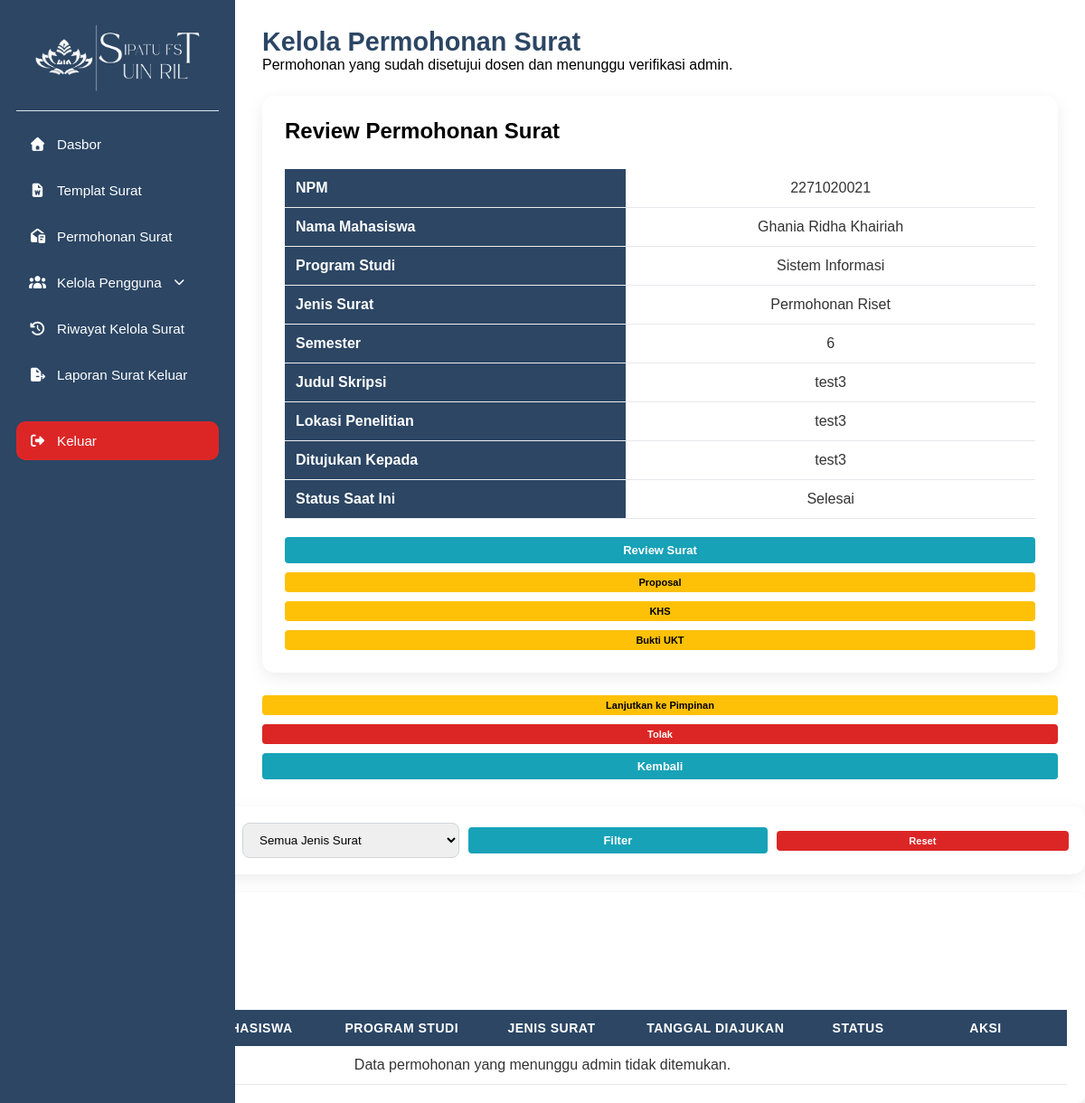
The app's page /adm_permohonan.php?detail=83 (signed in) with its own data.
### tables this page shows
CREATE TABLE `surat_pengajuan` (
  `id_surat` int(11) NOT NULL,
  `id_mhs` int(11) NOT NULL,
  `id_jenis` int(11) NOT NULL,
  `nomor_surat` varchar(50) NOT NULL,
  `tanggal_pengajuan` datetime NOT NULL,
  `status_akhir` varchar(50) NOT NULL,
  `file_surat_final` varchar(255) NOT NULL,
  `dokumen_hash` varchar(100) NOT NULL,
  `status_pimpinan` enum('Menunggu','Disetujui','Ditolak') DEFAULT 'Menunggu',
  `status_balasan` varchar(50) DEFAULT 'Tidak Ada',
  `ttd_pimpinan` varchar(255) DEFAULT NULL
);

CREATE TABLE `mahasiswa` (
  `id_mhs` int(11) NOT NULL,
  `npm` varchar(15) NOT NULL,
  `nama_mhs` varchar(100) NOT NULL,
  `password` varchar(255) NOT NULL,
  `email` varchar(100) NOT NULL,
  `id_prodi` int(11) DEFAULT NULL,
  `status` tinyint(1) DEFAULT 0,
  `id_pa` int(11) DEFAULT NULL,
  `id_pb1` int(11) DEFAULT NULL,
  `id_pb2` int(11) DEFAULT NULL
);

CREATE TABLE `prodi` (
  `id_prodi` int(11) NOT NULL,
  `nama_prodi` varchar(100) NOT NULL
);

CREATE TABLE `jenis_surat` (
  `id_jenis` int(11) NOT NULL,
  `nama_surat` varchar(100) NOT NULL,
  `kode_surat` varchar(20) NOT NULL,
  `deskripsi` text DEFAULT NULL,
  `file_template` varchar(255) DEFAULT NULL,
  `status` tinyint(1) DEFAULT 1,
  `isi_template` longtext DEFAULT NULL
);

CREATE TABLE `detail_surat_riset` (
  `id_surat` int(11) NOT NULL,
  `semester` int(11) NOT NULL,
  `judul_skripsi` text NOT NULL,
  `lokasi_penelitian` varchar(255) NOT NULL,
  `surat_ditujukan` varchar(255) NOT NULL,
  `id_pb1` int(11) NOT NULL,
  `id_pb2` int(11) NOT NULL,
  `status_pb1` enum('Menunggu','Disetujui','Ditolak','') NOT NULL DEFAULT 'Menunggu',
  `status_pb2` enum('Menunggu','Disetujui','Ditolak','') NOT NULL DEFAULT 'Menunggu',
  `ttd_pb1` varchar(255) DEFAULT NULL,
  `ttd_pb2` varchar(255) DEFAULT NULL
);

### adm_permohonan.php (the view, shortened to what this page needs)
<?php
include "koneksi.php";
$detail_id       = $_GET['detail'] ?? '';
$where = "WHERE sp.status_akhir = 'Menunggu Admin'";
$query = mysqli_query($koneksi, "
    SELECT
        sp.id_surat,
        sp.id_jenis,
        m.npm,
        m.nama_mhs,
        p.nama_prodi,
        js.nama_surat,
        sp.tanggal_pengajuan,
        sp.status_akhir
    FROM surat_pengajuan sp
    JOIN mahasiswa m ON sp.id_mhs = m.id_mhs
    JOIN prodi p ON m.id_prodi = p.id_prodi
    JOIN jenis_surat js ON sp.id_jenis = js.id_jenis
    $where
    ORDER BY sp.tanggal_pengajuan DESC
");
$detail = null;
$lampiran = [];
if ($detail_id != "") {
    $detail_id = (int) $detail_id;
    $query_detail = mysqli_query($koneksi, "
        SELECT
            sp.*,
            m.nama_mhs,
            m.npm,
            p.nama_prodi,
            js.nama_surat,
            -- Detail Riset
            dsr.judul_skripsi,
            dsr.lokasi_penelitian,
            -- Detail Magang
            dsm.lokasi_magang,
            dsm.tanggal_mulai_magang,
            dsm.tanggal_selesai_magang,
            -- Detail Aktif Kuliah
            dak.lama_cuti,
            dak.ta_mulai_cuti,
            dak.ta_selesai_cuti,
            dak.tahun_akademik,
            -- Menggabungkan kolom sejenis
            COALESCE(dsm.surat_ditujukan, dsr.surat_ditujukan) AS surat_ditujukan,
            COALESCE(dsr.semester, dsm.semester, dak.semester) AS semester
        FROM surat_pengajuan sp
        JOIN mahasiswa m ON sp.id_mhs = m.id_mhs
        JOIN prodi p ON m.id_prodi = p.id_prodi
        JOIN jenis_surat js ON sp.id_jenis = js.id_jenis
        LEFT JOIN detail_surat_riset dsr ON sp.id_surat = dsr.id_surat
        LEFT JOIN detail_surat_magang dsm ON sp.id_surat = dsm.id_surat
        LEFT JOIN detail_aktif_kuliah dak ON sp.id_surat = dak.id_surat
        WHERE sp.id_surat = '$detail_id'
    ");
    $detail = mysqli_fetch_assoc($query_detail);
    if ($detail) {
        $q_lampiran = mysqli_query($koneksi, "
            SELECT ms.nama_syarat, lp.file_upload
            FROM lampiran_pengajuan lp
            JOIN master_syarat ms ON lp.id_syarat = ms.id_syarat
            WHERE lp.id_surat = '$detail_id'
        ");
        while ($row_lamp = mysqli_fetch_assoc($q_lampiran)) {
            $nama_syarat = strtolower($row_lamp['nama_syarat']);
            if (strpos($nama_syarat, 'proposal') !== false) {
                $lampiran['proposal'] = $row_lamp['file_upload'];
            } elseif (strpos($nama_syarat, 'khs') !== false) {
                $lampiran['khs'] = $row_lamp['file_upload'];
            } elseif (strpos($nama_syarat, 'ukt') !== false) {
                $lampiran['ukt'] = $row_lamp['file_upload'];
            } elseif (strpos($nama_syarat, 'ktm') !== false) {
                $lampiran['ktm'] = $row_lamp['file_upload'];
            } elseif (strpos($nama_syarat, 'cuti') !== false) {
                $lampiran['sk_cuti'] = $row_lamp['file_upload'];
            }
        }
    }
}
?>
<!DOCTYPE html>
<html lang="id">
<head>
    <link rel="stylesheet" href="adm.css">
    <link rel="stylesheet" href="https://cdnjs.cloudflare.com/ajax/libs/font-awesome/7.0.1/css/all.min.css">
</head>
<body>
    <div class="admin-wrapper">
        <?php include "adm_sidebar.php"; ?>
        <main class="main-content">
            <div class="page-title">
                <h1>Kelola Permohonan Surat</h1>
                <p>Permohonan yang sudah disetujui dosen dan menunggu verifikasi admin.</p>
            </div>
            <?php if ($detail) {
                $namaSurat = strtolower($detail['nama_surat']);
            ?>
                <div class="review-box">
                    <h2>Review Permohonan Surat</h2>
                    <br>
                    <table>
                        <tr>
                            <th>NPM</th>
                            <td><?= htmlspecialchars($detail['npm']); ?></td>
                        </tr>
                        <tr>
                            <th>Nama Mahasiswa</th>
                            <td><?= htmlspecialchars($detail['nama_mhs']); ?></td>
                        </tr>
                        <tr>
                            <th>Program Studi</th>
                            <td><?= htmlspecialchars($detail['nama_prodi']); ?></td>
                        </tr>
                        <tr>
                            <th>Jenis Surat</th>
                            <td><?= htmlspecialchars($detail['nama_surat']); ?></td>
                        </tr>
                        <tr>
                            <th>Semester</th>
                            <td><?= htmlspecialchars($detail['semester'] ?? '-'); ?></td>
                        </tr>
                        <?php if (strpos($namaSurat, 'riset') !== false) { ?>
                            <tr>
                                <th>Judul Skripsi</th>
                                <td><?= htmlspecialchars($detail['judul_skripsi'] ?? '-'); ?></td>
                            </tr>
                            <tr>
                                <th>Lokasi Penelitian</th>
                                <td><?= htmlspecialchars($detail['lokasi_penelitian'] ?? '-'); ?></td>
                            </tr>
                            <tr>
                                <th>Ditujukan Kepada</th>
                                <td><?= htmlspecialchars($detail['surat_ditujukan'] ?? '-'); ?></td>
                            </tr>
                        <?php } else if (strpos($namaSurat, 'magang') !== false || strpos($namaSurat, 'pkl') !== false) { ?>
                            <tr>
                                <th>Lokasi Magang</th>
                                <td><?= htmlspecialchars($detail['lokasi_magang'] ?? '-'); ?></td>
                            </tr>
                            <tr>
                                <th>Tanggal Magang</th>
                                <td>
                                    <?= htmlspecialchars($detail['tanggal_mulai_magang'] ?? '-'); ?> s/d <?= htmlspecialchars($detail['tanggal_selesai_magang'] ?? '-'); ?>
                                </td>
                            </tr>
                            <tr>
                                <th>Ditujukan Kepada</th>
                                <td><?= htmlspecialchars($detail['surat_ditujukan'] ?? '-'); ?></td>
                            </tr>
                        <?php } else if (strpos($namaSurat, 'aktif') !== false) { ?>
                            <tr>
                                <th>Lama Cuti</th>
                                <td><?= htmlspecialchars($detail['lama_cuti'] ?? '-'); ?> Semester</td>
                            </tr>
                            <tr>
                                <th>Periode Masa Cuti</th>
                                <td>
                                    Gasal: <?= htmlspecialchars($detail['ta_mulai_cuti'] ?? '-'); ?> <br>
                                    Genap: <?= htmlspecialchars($detail['ta_selesai_cuti'] ?? '-'); ?>
                                </td>
                            </tr>
                            <tr>
                                <th>Tahun Akademik Aktif</th>
                                <td><?= htmlspecialchars($detail['tahun_akademik'] ?? '-'); ?></td>
                            </tr>
                        <?php } ?>
                        <tr>
                            <th>Status Saat Ini</th>
                            <td><?= htmlspecialchars($detail['status_akhir']); ?></td>
                        </tr>
                    </table>
                    <div class="review-actions" style="margin-top: 20px;">
                        <?php
                        $filePreview = "preview_surat.php?id=" . $detail['id_surat'];
                        ?>
                        <a href="#" class="btn btn-detail" onclick="bukaPreview('<?= $filePreview; ?>')">
                            Review Surat
                        </a>
                        <?php if (strpos($namaSurat, 'riset') !== false) { ?>
                            <?php if (!empty($lampiran['proposal'])) { ?>
                                <a href="#" class="btn btn-edit" onclick="bukaPreview('uploads/dokumen_hss/<?= htmlspecialchars($lampiran['proposal']); ?>')">Proposal</a>
                            <?php } ?>
                            <?php if (!empty($lampiran['khs'])) { ?>
                                <a href="#" class="btn btn-edit" onclick="bukaPreview('uploads/dokumen_hss/<?= htmlspecialchars($lampiran['khs']); ?>')">KHS</a>
                            <?php } ?>
                            <?php if (!empty($lampiran['ukt'])) { ?>
                                <a href="#" class="btn btn-edit" onclick="bukaPreview('uploads/dokumen_hss/<?= htmlspecialchars($lampiran['ukt']); ?>')">Bukti UKT</a>
                            <?php } ?>
                        <?php } else if (strpos($namaSurat, 'magang') !== false || strpos($namaSurat, 'pkl') !== false) { ?>
                            <?php if (!empty($lampiran['ktm'])) { ?>
                                <a href="#" class="btn btn-edit" onclick="bukaPreview('uploads/dokumen_hss/<?= htmlspecialchars($lampiran['ktm']); ?>')">KTM</a>
                            <?php } ?>
                            <?php if (!empty($lampiran['ukt'])) { ?>
                                <a href="#" class="btn btn-edit" onclick="bukaPreview('uploads/dokumen_hss/<?= htmlspecialchars($lampiran['ukt']); ?>')">Bukti UKT</a>
                            <?php } ?>
                            <?php if (!empty($lampiran['khs'])) { ?>
                                <a href="#" class="btn btn-edit" onclick="bukaPreview('uploads/dokumen_hss/<?= htmlspecialchars($lampiran['khs']); ?>')">KHS</a>
                            <?php } ?>
                        <?php } else if (strpos($namaSurat, 'aktif') !== false) { ?>
                            <?php if (!empty($lampiran['sk_cuti'])) { ?>
                                <a href="#" class="btn btn-edit" onclick="bukaPreview('uploads/dokumen_hss/<?= htmlspecialchars($lampiran['sk_cuti']); ?>')">SK Cuti</a>
                            <?php } ?>
                        <?php } ?>
                    </div>
                </div>
                <form method="POST" class="review-actions">
                    <button type="submit" name="aksi_admin" value="lanjut" class="btn btn-edit">
                        Lanjutkan ke Pimpinan
                    </button>
                    <button type="submit" name="aksi_admin" value="tolak" class="btn btn-delete"
                        onclick="return confirm('Yakin ingin menolak surat ini?')">
                        Tolak
                    </button>
                    <a href="adm_permohonan.php" class="btn btn-detail">
                        Kembali
                    </a>
                </form>
    </div>
<?php } ?>
<div class="filter-container">
    <form method="GET">
        <select name="id_jenis">
            <option value="">Semua Jenis Surat</option>
        </select>
        <button type="submit" class="btn btn-detail">Filter</button>
        <a href="adm_permohonan.php" class="btn btn-delete">Reset</a>
    </form>
</div>
<div class="table-card">
    <table>
        <thead>
            <tr>
                <th>No</th>
                <th>NPM</th>
                <th>Nama Mahasiswa</th>
                <th>Program Studi</th>
                <th>Jenis Surat</th>
                <th>Tanggal Diajukan</th>
                <th>Status</th>
                <th width="180">Aksi</th>
            </tr>
        </thead>
        <tbody>
            <?php if ($query && mysqli_num_rows($query) > 0) { ?>
                <?php $no = 1;
                while ($row = mysqli_fetch_assoc($query)) { ?>
                    <tr>
                        <td><?= $no++; ?></td>
                        <td><?= htmlspecialchars($row['npm']); ?></td>
                        <td><?= htmlspecialchars($row['nama_mhs']); ?></td>
                        <td><?= htmlspecialchars($row['nama_prodi']); ?></td>
                        <td><?= htmlspecialchars($row['nama_surat']); ?></td>
                        <td><?= date('d-m-Y', strtotime($row['tanggal_pengajuan'])); ?></td>
                        <td>
                            <span class="badge-warning">
                                <?= htmlspecialchars($row['status_akhir']); ?>
                            </span>
                        </td>
                        <td>
                            <a href="adm_permohonan.php?detail=<?= $row['id_surat']; ?>"
                                class="btn btn-detail">
                                Review
                            </a>
                            <a href="#" class="btn btn-delete"
                                onclick="hapusData(<?= $row['id_surat']; ?>)">
                                Hapus
                            </a>
                        </td>
                    </tr>
                <?php } ?>
            <?php } else { ?>
                <tr>
                    <td colspan="8" style="text-align:center;">
                        Data permohonan yang menunggu admin tidak ditemukan.
                    </td>
                </tr>
            <?php } ?>
        </tbody>
    </table>
</div>
</body>
</html>

### records on screen
surat_pengajuan: id_mhs.npm "2271020021", id_mhs.nama_mhs "Ghania Ridha Khairiah", prodi.nama_prodi "Sistem Informasi", id_jenis.nama_surat "Permohonan Riset", detail_surat_riset.judul_skripsi "test3", detail_surat_riset.lokasi_penelitian "test3", status_akhir "Selesai"

### other values on screen
$detail['semester'] "6"
$detail['surat_ditujukan'] "test3"
